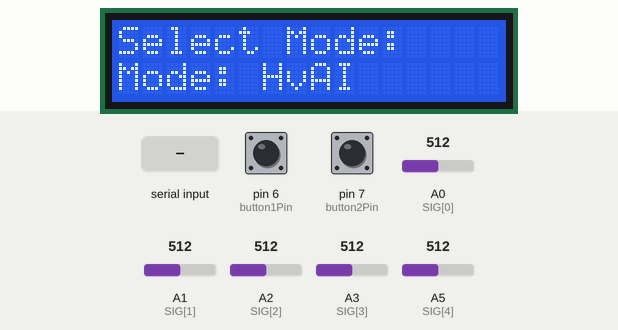
A sketch run on a simulated Arduino Uno, built with avr-gcc and run on an emulated ATmega328P. On the bench: 16×2 character LCD. The inputs (shaded band) are chosen by the test bench; at power-on: pin 7 (button2Pin) HIGH, pin 6 (button1Pin) HIGH, A0 (SIG[0]) = 512, A1 (SIG[1]) = 512, A2 (SIG[2]) = 512, A3 (SIG[3]) = 512, A5 (SIG[4]) = 512. What the sketch prints to the serial monitor is not drawn.

Above: at 1.2 s.
1.3 s: pin 7 (button2Pin) pulled LOW for 0.15 s
At 1.6 s:
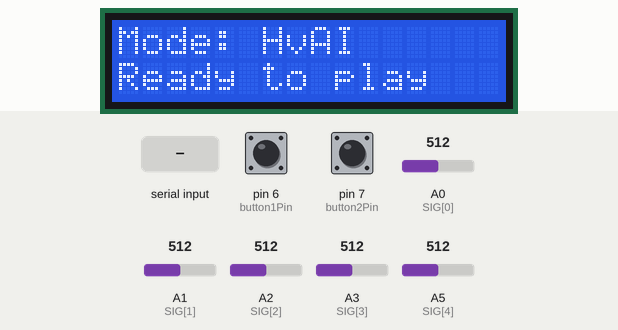
2.9 s: pin 6 (button1Pin) pulled LOW for 0.15 s
At 3.3 s:
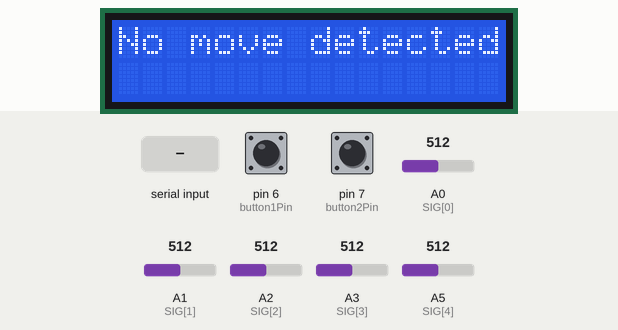
5.9 s: "-\n" received over Serial
At 6.6 s:
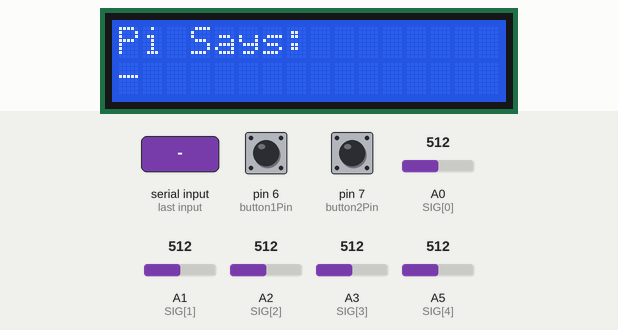
8.9 s: "90,45\n" received over Serial
At 9.2 s:
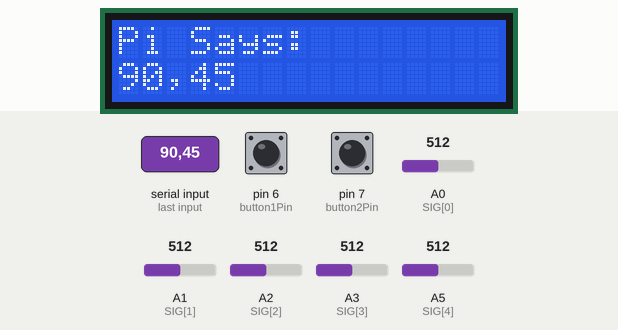
Timing chart, 0 to 11.9 s (numbered marks = the images above; inputs shaded):
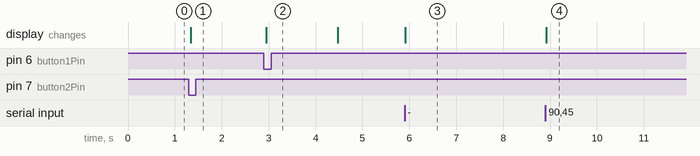

The sketch:

BoardController.ino
```cpp
#include <Wire.h>
#include <LiquidCrystal_I2C.h>
#include "5-Mux.h"  // Multiplexer and board reading logic

LiquidCrystal_I2C lcd(0x27, 16, 2);

const int button1Pin = 6;  // Mode cycle or scan
const int button2Pin = 7;  // Confirm

int currentMode = 1;       // 1: HvAI, 2: HvH
bool configSent = false;

bool lastButton1State = LOW;
bool lastButton2State = LOW;

// Variables for Pi communication
unsigned long lastMessageTime = 0;
const unsigned long MESSAGE_DISPLAY_TIME = 3000;  // 3 seconds
bool showingPiMessage = false;

void setup() {
  Serial.begin(9600);
  lcd.init();
  lcd.backlight();

  pinMode(button1Pin, INPUT_PULLUP);
  pinMode(button2Pin, INPUT_PULLUP);

  initBoardReader();  // Setup for multiplexer board

  // Show mode selection on startup
  lcd.setCursor(0, 0);
  lcd.print("Select Mode:");
  lcd.setCursor(0, 1);
  lcd.print(currentMode == 1 ? "Mode: HvAI" : "Mode: HvH");

  // Send ready signal to Pi
  Serial.println("READY");
}

bool isAlpha(char c) { return (c >= 'a' && c <= 'h'); }
bool isDigit(char c) { return (c >= '1' && c <= '8'); }

// Apply a move to the board matrix
void applyMoveToBoard(String move) {
  // Expects move in "a2a3" format
  if (move.length() != 4) return;

  int srcCol = 'h' - move[0]; // 'a'-'h' mapped to 7-0
  int srcRow = 8 - (move[1] - '0'); // '1'-'8' mapped to 7-0
  int dstCol = 'h' - move[2];
  int dstRow = 8 - (move[3] - '0');

  // Only update if indices are valid
  if (srcRow >= 0 && srcRow < 8 && srcCol >= 0 && srcCol < 8 &&
      dstRow >= 0 && dstRow < 8 && dstCol >= 0 && dstCol < 8) {
    char movingPiece = board[srcRow][srcCol];
    board[srcRow][srcCol] = '-';
    board[dstRow][dstCol] = movingPiece == '-' ? 'w' : movingPiece; // Assume white if empty
    saveCurrentBoardAsPrevious();
  }
}

// Send board state to Pi (as 8 rows)
void sendBoardStateToPi() {
  for (int row = 0; row < 8; row++) {
    String line = "";
    for (int col = 0; col < 8; col++) {
      line += board[row][col];
    }
    Serial.println(line);
  }
}

void loop() {
  bool button1State = !digitalRead(button1Pin);
  bool button2State = !digitalRead(button2Pin);

  // Handle button presses
  if (button1State && !lastButton1State) {
    handleButton1();
  }
  if (button2State && !lastButton2State) {
    handleButton2();
  }

  // Check for incoming messages from Pi
  if (Serial.available() > 0) {
    String message = Serial.readStringUntil('\n');
    message.trim();

    // If the message is a move (length 4, format like "a2a3")
    if (message.length() == 4 && isAlpha(message[0]) && isDigit(message[1]) && isAlpha(message[2]) && isDigit(message[3])) {
      applyMoveToBoard(message); // Update the board

      sendBoardStateToPi();      // Send the updated board state to Pi

      // Optionally: display the move on LCD
      lcd.clear();
      lcd.setCursor(0, 0);
      lcd.print("White moved:");
      lcd.setCursor(0, 1);
      lcd.print(message);

      showingPiMessage = true;
      lastMessageTime = millis();
    } else {
      // Not a move, just show the message
      lcd.clear();
      lcd.setCursor(0, 0);
      lcd.print("Pi Says:");
      lcd.setCursor(0, 1);
      lcd.print(message);
      showingPiMessage = true;
      lastMessageTime = millis();
    }
  }

  // Revert to normal display after 3 seconds
  if (showingPiMessage && (millis() - lastMessageTime >= MESSAGE_DISPLAY_TIME)) {
    redrawNormalDisplay();
    showingPiMessage = false;
  }

  lastButton1State = button1State;
  lastButton2State = button2State;
}

// Button, LCD, and other logic remains unchanged below
void handleButton1() {
  if (!configSent) {
    // Cycle mode before game starts
    currentMode = (currentMode == 1) ? 2 : 1;
    redrawNormalDisplay();
  } else {
    // Game has started: scan move
    lcd.clear();
    lcd.setCursor(0, 0);
    lcd.print("Scanning board...");

    String move = readAndGetMove();

    lcd.clear();
    if (move.length() > 0) {
      lcd.setCursor(0, 0);
      lcd.print("Move: ");
      lcd.print(move);
      Serial.println(move);  // Send move to serial
    } else {
      lcd.setCursor(0, 0);
      lcd.print("No move detected");
    }
    delay(1500);
    redrawNormalDisplay();
  }
}

void handleButton2() {
  if (!configSent) {
    // Confirm and send mode, prepare game
    lcd.clear();
    lcd.setCursor(0, 0);
    lcd.print("Mode: ");
    lcd.print(currentMode == 1 ? "HvAI" : "HvH");
    lcd.setCursor(0, 1);
    lcd.print("Ready to play");

    Serial.print("MODE:");
    Serial.println(currentMode == 1 ? "HvAI" : "HvH");
    configSent = true;

    // Baseline board reading
    readBoard();
    saveCurrentBoardAsPrevious();
  }
}

void redrawNormalDisplay() {
  lcd.clear();
  if (!configSent) {
    // Pre-game mode selection
    lcd.setCursor(0, 0);
    lcd.print("Select Mode:");
    lcd.setCursor(0, 1);
    lcd.print(currentMode == 1 ? "Mode: HvAI" : "Mode: HvH");
  } else {
    // In-game display
    lcd.setCursor(0, 0);
    lcd.print("Press to scan");
    lcd.setCursor(0, 1);
    lcd.print("move");
  }
}
```

5-Mux.h
```cpp
#ifndef BOARD_READER_H
#define BOARD_READER_H

// Multiplexer control pins
const int S0 = 2;
const int S1 = 3;
const int S2 = 4;
const int S3 = 5;

// Multiplexer signal pins
const int SIG[] = {A0, A1, A2, A3, A5}; // MUX0 to MUX4

// Thresholds for Hall effect sensor (SS49E)
const int NEUTRAL_MIN = 420;
const int NEUTRAL_MAX = 560;

// 8x9 board matrix to store piece states
char board[8][9];  // 'b', 'w', or '-'
char previousBoard[8][9]; // Stores previous state
bool firstMove = true;    // Flag for initial board read

void selectChannel(int channel) {
  digitalWrite(S0, channel & 0x01);
  digitalWrite(S1, (channel >> 1) & 0x01);
  digitalWrite(S2, (channel >> 2) & 0x01);
  digitalWrite(S3, (channel >> 3) & 0x01);
}

void initBoardReader() {
  pinMode(S0, OUTPUT);
  pinMode(S1, OUTPUT);
  pinMode(S2, OUTPUT);
  pinMode(S3, OUTPUT);

  // Initialize boards
  for (int row = 0; row < 8; row++) {
    for (int col = 0; col < 9; col++) {
      board[row][col] = '-';
      previousBoard[row][col] = '-';
    }
  }
}

void readBoard() {
  for (int row = 0; row < 8; row++) {
    for (int col = 0; col < 9; col++) {
      int index = col * 8 + row; // Column-major indexing
      int mux = index / 16;
      int ch = index % 16;

      selectChannel(ch);
      delayMicroseconds(50);  // Allow signal settling
      int value = analogRead(SIG[mux]);

      // Interpret Hall sensor value
      if (value < NEUTRAL_MIN) {
        board[row][col] = 'b';  // Black piece
      } else if (value > NEUTRAL_MAX) {
        board[row][col] = 'w';  // White piece
      } else {
        board[row][col] = '-';  // No piece
      }
    }
  }
}

void saveCurrentBoardAsPrevious() {
  for (int row = 0; row < 8; row++) {
    for (int col = 0; col < 9; col++) {
      previousBoard[row][col] = board[row][col];
    }
  }
}

String detectMove() {
  String move = "";
  int srcRow = -1, srcCol = -1;
  int dstRow = -1, dstCol = -1;

  // Find the moved piece (changed from piece to empty)
  for (int row = 0; row < 8; row++) {
    for (int col = 0; col < 8; col++) { // Only check first 8 columns
      if (previousBoard[row][col] != '-' && board[row][col] == '-') {
        srcRow = row;
        srcCol = col;
      }

    }
  }

  // Find the destination (changed from empty to piece)
  for (int row = 0; row < 8; row++) {
    for (int col = 0; col < 8; col++) { // Only check first 8 columns
      if (previousBoard[row][col] == '-' && board[row][col] != '-') {
        dstRow = row;
        dstCol = col;
      }
    }
  }

  // If we found both source and destination, convert to chess notation
  if (srcRow != -1 && dstRow != -1) {
    // Convert columns to files (a-h)
    char srcFile = 'h' - srcCol;
    char dstFile = 'h' - dstCol;

    // Convert rows to ranks (1-8, remembering that row 0 is rank 8)
    int srcRank = 8 - srcRow;
    int dstRank = 8 - dstRow;

    move += srcFile;
    move += srcRank;
    move += dstFile;
    move += dstRank;
  }

  return move;
}


String readAndGetMove() {
  readBoard();

  String move = "";
  if (!firstMove) {
    move = detectMove();
  } else {
    firstMove = false;
  }

  // Update the previous board
  saveCurrentBoardAsPrevious();

  return move;
}

#endif
```

Measured:
- after the input at 1.3 s, the display: changes at once (image 1)
- after the input at 2.9 s, the display: changes after 0.05 s (image 2)
- after the input at 5.9 s, the display: changes at once (image 3)
- after the input at 8.9 s, the display: changes at once (image 4)
